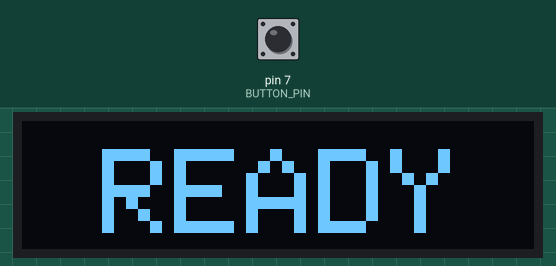
This sketch was run on a simulated Arduino Uno, built with avr-gcc and run on an emulated ATmega328P. On the bench: 128×32 one-colour display. The inputs (shaded band) are chosen by the test bench; at power-on: pin 7 (BUTTON_PIN) HIGH. Random numbers use the default seed unless the sketch sets one; what the sketch prints to the serial monitor is not drawn.

Above: at 2.2 s.
2.3 s: pin 7 (BUTTON_PIN) pulled LOW for 0.15 s
At 3.1 s:
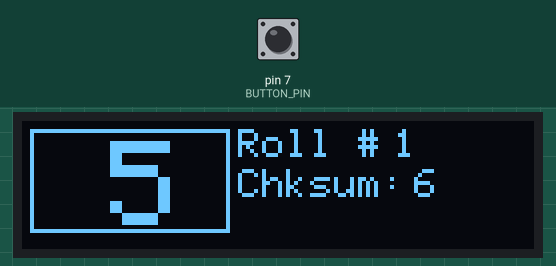
3.9 s: pin 7 (BUTTON_PIN) pulled LOW for 1 s
At 4.4 s:
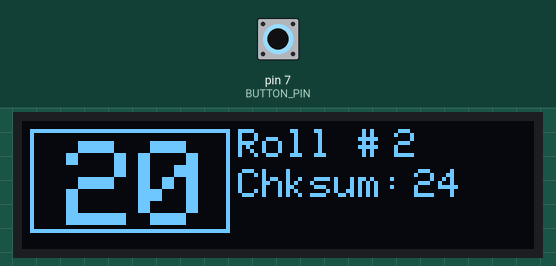
6.4 s: pin 7 (BUTTON_PIN) pulled LOW for 0.15 s
At 7.5 s:
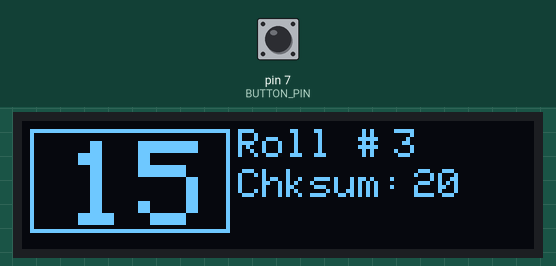
8.0 s: pin 7 (BUTTON_PIN) pulled LOW for 1 s
At 8.7 s:
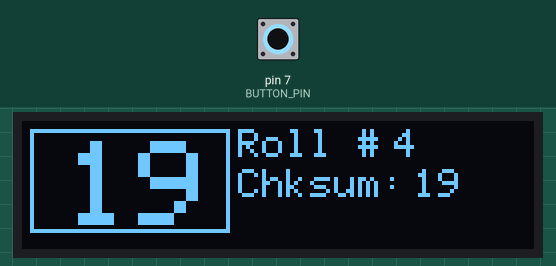
Timing chart, 0 to 11.0 s (numbered marks = the images above; inputs shaded):
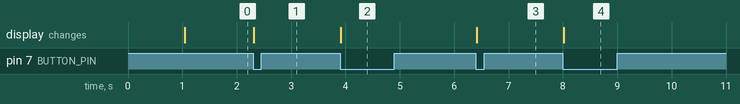

The sketch:

D20.ino
```cpp
#include <SPI.h>
#include <Wire.h>
#include <Adafruit_GFX.h>
#include <Adafruit_SSD1306.h>
#include <EEPROM.h>

#define SCREEN_WIDTH 128 // OLED display width, in pixels
#define SCREEN_HEIGHT 32 // OLED display height, in pixels
#define OLED_RESET     -1 // Reset pin # (or -1 if sharing Arduino reset pin)
#define SCREEN_ADDRESS 0x3C ///< See datasheet for Address; 0x3D for 128x64, 0x3C for 128x32
Adafruit_SSD1306 display(SCREEN_WIDTH, SCREEN_HEIGHT, &Wire, OLED_RESET);

const byte BUTTON_PIN = 7;

int dieValue = 0; //Die value
int rollCount = 0; //Tracks number of rolls
int secret = 0; //Secret for checksum function
int checksum = 0; //Checksum anti-cheat method

void setup() {
  Serial.begin(9600);
  Serial.println("Starting");
  pinMode(BUTTON_PIN, INPUT_PULLUP); //Uses built in pullup resistor
  display.begin(SSD1306_SWITCHCAPVCC, SCREEN_ADDRESS);


//EEPROM.write(0, 58 >> 8);
//EEPROM.write(1, 58 & 0xFF);

secret = (EEPROM.read(0) << 8) + EEPROM.read(1);

Serial.println(secret);
delay(1000);
randomSeed(analogRead(A0));

display.clearDisplay();
display.setTextSize(3);
display.setTextColor(SSD1306_WHITE);
display.setCursor(20, 7);
display.print("READY");
display.display();

}

void loop() {

if (digitalRead(BUTTON_PIN) == LOW) {
Serial.println("Rolling...");
rollCount++;
dieValue = random(1, 21);
Serial.print("Die value: ");
Serial.println(dieValue);

checksum = ((dieValue+secret)*10)%(rollCount*3)+dieValue;
Serial.print("Checksum: ");
Serial.println(checksum);
display.clearDisplay();

// Draw square die
display.drawRect(2, 2, 50, 26, SSD1306_WHITE);

//Draw rolled value
display.setTextSize(3);
display.setTextColor(SSD1306_WHITE);
//Determine if rolled value is 1 or 2 digits and set possition to start drawing
if (dieValue<10){
  display.setCursor(22, 5);
}
else {
  display.setCursor(11, 5);
}

display.print(dieValue);


//Draw roll counter and checksum
display.setTextSize(1);
display.setCursor(54, 2);
display.print("Roll #");
display.setCursor(93, 2);
display.print(rollCount);
display.setCursor(54, 12);
display.print("Chksum: ");
display.setCursor(98, 12);
display.print(checksum);

//Write to display
display.display();

//Pause while button is still held down
do {
  delay(200);
} while (digitalRead(BUTTON_PIN) == LOW);
}
}
```

Measured:
- after the input at 2.3 s, the display: changes at once (image 1)
- after the input at 3.9 s, the display: changes at once (image 2)
- after the input at 6.4 s, the display: changes at once (image 3)
- after the input at 8.0 s, the display: changes at once (image 4)
